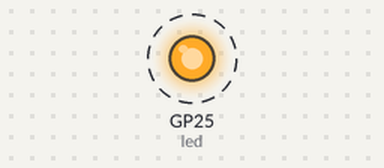
Simulated run of this program. Board: Raspberry Pi Pico running MicroPython. On the bench: output pins drawn as LEDs (lit = HIGH). Dashed ring = blinking. Threads take turns every 2 ms; what the program prints to the serial console is not drawn. At 7.5 s the program stops and its outputs stay as they are.

Above: at 0.2 s.
Timing chart, 0 to 3.0 s (numbered marks = the images above):
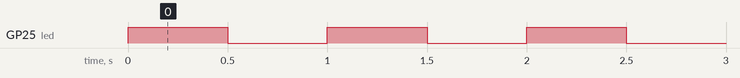

The program:

multythreading.py
```python
import time, _thread, machine

def task(n, delay):
    led = machine.Pin("LED", machine.Pin.OUT)
    for i in range(n):
        led.high()
        time.sleep(delay)
        led.low()
        time.sleep(delay)
    print('done')

_thread.start_new_thread(task, (5, 0.5))

for i in range(150):
    print("I'm running too.")
    time.sleep(0.05)
```

Measured:
- by itself, GP25 (led): alternates HIGH for 0.50 s and LOW for 0.50 s, 10 changes in all, then stays LOW
